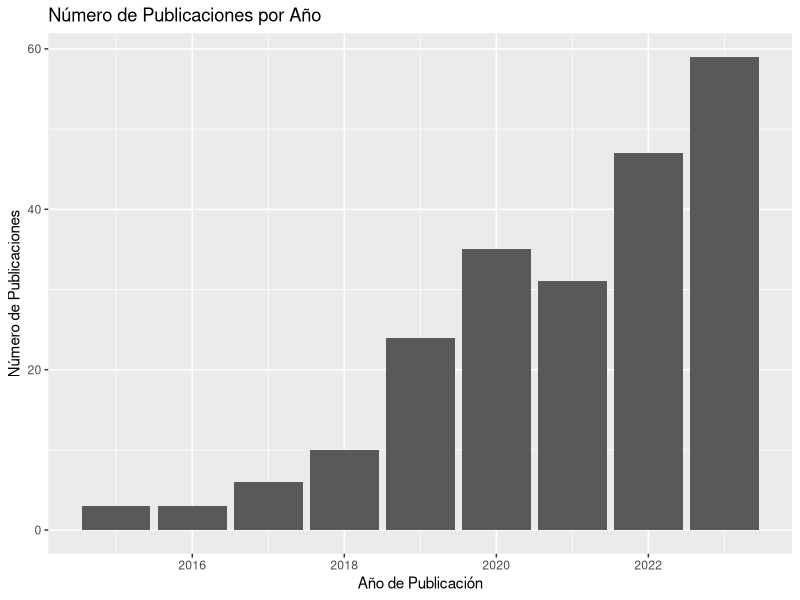
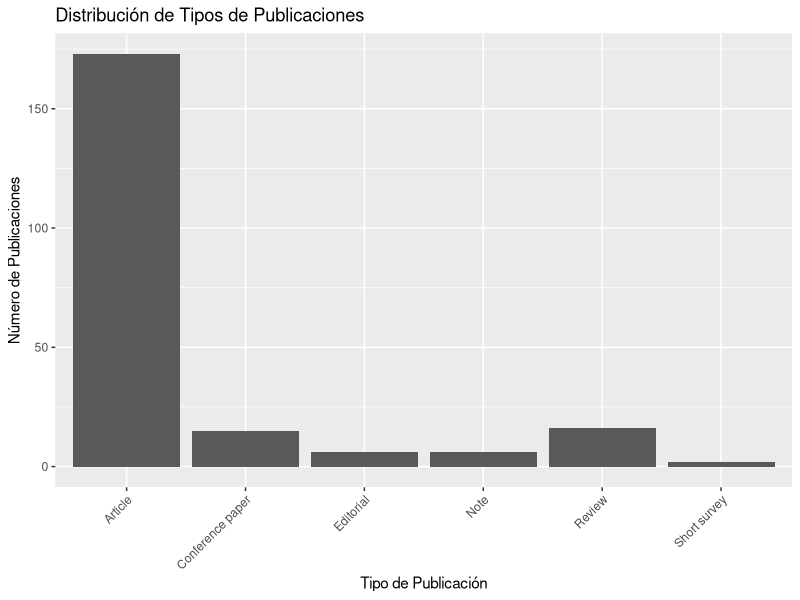
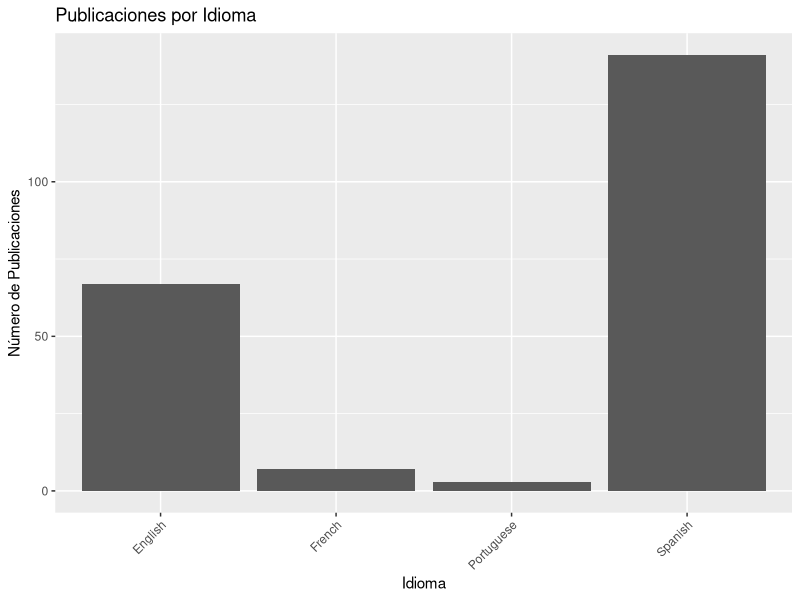

R code for these plots, in order:
# Instalar y cargar paquetes necesarios
install.packages("readr") #facilita la lectura y escritura de textos
install.packages("ggplot2")
install.packages("dplyr")
library(dplyr)
library(ggplot2)
library(readr)

# Cargar el archivo CSV
# Romina, por favor descargar el archivo BaseDatos.csv disponible en 
# https://github.com/sandraleong/proyectocelunasa/blob/main/BaseDatos.csv

df <- read_csv("./BaseDatos.csv")

# resumen general de los datos:
  
summary(df)

#Graficar el número de publicaciones por año

ggplot(df, aes(x =`Year`)) + geom_bar() +   labs(title = "Número de Publicaciones por Año", x = "Año de Publicación", y = "Número de Publicaciones")


#graficar por tipo de publicaciones
ggplot(df, aes(x = `Document Type`)) +
  geom_bar() +
  labs(title = "Distribución de Tipos de Publicaciones",
       x = "Tipo de Publicación",
       y = "Número de Publicaciones") +
  theme(axis.text.x = element_text(angle = 45, hjust = 1))

#Publicaciones por autor  (para identificar a las personas más activas)
autor_publicaciones <- df %>% 
  group_by(Authors) %>% #agrupamos por autor
  summarise(Count = n()) %>% #cuenta las publicaciones que tiene cada autor.
  arrange(desc(Count)) #ordenamos en forma descendente

# Ver primeras filas para identificar personas que más han publicado
head(autor_publicaciones)

#Cambiamos el nombre a la columna Source title por Fuente (conveniencia) 
df <- df %>% rename(Fuente = `Source title`)

#contamos las publicaciones para cada fuente 
Fuentes <- df %>%
  group_by(Fuente) %>% #agrupamos por fuente
  summarise(Count = n()) %>% #cuenta las publicaciones realizadas en cada fuente.
  arrange(desc(Count)) #ordenamos en forma descendente

# Ver primeras filas para reconocer las fuentes más utilizadas para publicar
head(Fuentes)

#Cambiamos el nombre a la Language of Original Documento por Language (conveniencia)
df <- df %>% rename(Language = `Language of Original Document`)

# Graficamos las publicaciones por idioma, filtramos los valores vacíos, NA, en la columna Language
ggplot(df %>% filter(!is.na(Language)), aes(x = Language)) +
  geom_bar() +
  labs(title = "Publicaciones por Idioma",
       x = "Idioma",
       y = "Número de Publicaciones") +
  theme(axis.text.x = element_text(angle = 45, hjust = 1))

